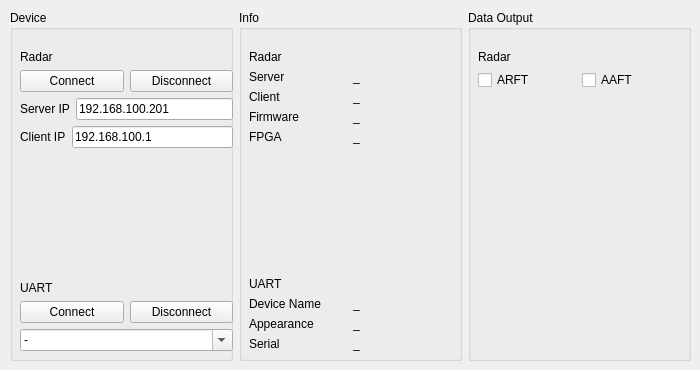
       <widget class="QWidget" name="communication">
        <property name="sizePolicy">
         <sizepolicy hsizetype="Preferred" vsizetype="Preferred">
          <horstretch>0</horstretch>
          <verstretch>0</verstretch>
         </sizepolicy>
        </property>
        <attribute name="title">
         <string>Communication</string>
        </attribute>
        <widget class="QWidget" name="horizontalLayoutWidget">
         <property name="geometry">
          <rect>
           <x>10</x>
           <y>10</y>
           <width>681</width>
           <height>351</height>
          </rect>
         </property>
         <layout class="QHBoxLayout" name="horizontalLayout_2">
          <item>
           <widget class="QGroupBox" name="groupBox">
            <property name="title">
             <string>Device</string>
            </property>
            <widget class="QWidget" name="verticalLayoutWidget_6">
             <property name="geometry">
              <rect>
               <x>10</x>
               <y>40</y>
               <width>213</width>
               <height>301</height>
              </rect>
             </property>
             <layout class="QVBoxLayout" name="verticalLayout">
              <item>
               <layout class="QHBoxLayout" name="horizontalLayout_16">
                <item>
                 <widget class="QLabel" name="lb_device_radar_0">
                  <property name="text">
                   <string>Radar</string>
                  </property>
                 </widget>
                </item>
               </layout>
              </item>
              <item>
               <layout class="QHBoxLayout" name="horizontalLayout">
                <item>
                 <widget class="QPushButton" name="btn_radar_connect_1">
                  <property name="text">
                   <string>Connect</string>
                  </property>
                 </widget>
                </item>
                <item>
                 <widget class="QPushButton" name="btn_radar_disconnect_1">
                  <property name="text">
                   <string>Disconnect</string>
                  </property>
                 </widget>
                </item>
               </layout>
              </item>
              <item>
               <layout class="QHBoxLayout" name="horizontalLayout_24">
                <item>
                 <widget class="QLabel" name="lb_radar_ip_udp_0">
                  <property name="text">
                   <string>Server IP</string>
                  </property>
                 </widget>
                </item>
                <item>
                 <widget class="QLineEdit" name="lb_radar_ip_udp_1">
                  <property name="text">
                   <string>192.168.100.201</string>
                  </property>
                 </widget>
                </item>
               </layout>
              </item>
              <item>
               <layout class="QHBoxLayout" name="horizontalLayout_41">
                <item>
                 <widget class="QLabel" name="lb_radar_ip_tcp_0">
                  <property name="text">
                   <string>Client IP</string>
                  </property>
                 </widget>
                </item>
                <item>
                 <widget class="QLineEdit" name="lb_radar_ip_tcp_1">
                  <property name="text">
                   <string>192.168.100.1</string>
                  </property>
                 </widget>
                </item>
               </layout>
              </item>
              <item>
               <spacer name="verticalSpacer_8">
                <property name="orientation">
                 <enum>Qt::Vertical</enum>
                </property>
                <property name="sizeHint" stdset="0">
                 <size>
                  <width>20</width>
                  <height>40</height>
                 </size>
                </property>
               </spacer>
              </item>
              <item>
               <layout class="QHBoxLayout" name="horizontalLayout_23">
                <item>
                 <widget class="QLabel" name="lb_device_chest_strap_0">
                  <property name="text">
                   <string>UART</string>
                  </property>
                  <property name="margin">
                   <number>0</number>
                  </property>
                  <property name="indent">
                   <number>-1</number>
                  </property>
                 </widget>
                </item>
               </layout>
              </item>
              <item>
               <layout class="QHBoxLayout" name="horizontalLayout_9">
                <item>
                 <widget class="QPushButton" name="btn_device_uart_connect_1">
                  <property name="text">
                   <string>Connect</string>
                  </property>
                 </widget>
                </item>
                <item>
                 <widget class="QPushButton" name="btn_device_uart_disconnect_1">
                  <property name="text">
                   <string>Disconnect</string>
                  </property>
                 </widget>
                </item>
               </layout>
              </item>
              <item>
               <widget class="QComboBox" name="cbb_device_uart_settings_1">
                <property name="editable">
                 <bool>true</bool>
                </property>
                <property name="currentText">
                 <string>-</string>
                </property>
                <property name="currentIndex">
                 <number>0</number>
                </property>
                <property name="maxCount">
                 <number>2147483647</number>
                </property>
                <item>
                 <property name="text">
                  <string>-</string>
                 </property>
                </item>
               </widget>
              </item>
             </layout>
            </widget>
           </widget>
          </item>
          <item>
           <widget class="QGroupBox" name="groupBox_2">
            <property name="title">
             <string>Info</string>
            </property>
            <widget class="QWidget" name="verticalLayoutWidget_7">
             <property name="geometry">
              <rect>
               <x>10</x>
               <y>40</y>
               <width>201</width>
               <height>301</height>
              </rect>
             </property>
             <layout class="QVBoxLayout" name="verticalLayout_7">
              <item>
               <layout class="QHBoxLayout" name="horizontalLayout_51">
                <item>
                 <widget class="QLabel" name="lb_info_radar_0">
                  <property name="text">
                   <string>Radar</string>
                  </property>
                 </widget>
                </item>
               </layout>
              </item>
              <item>
               <layout class="QHBoxLayout" name="horizontalLayout_39">
                <item>
                 <widget class="QLabel" name="lb_info_radar_server_0">
                  <property name="text">
                   <string>Server</string>
                  </property>
                 </widget>
                </item>
                <item>
                 <widget class="QLabel" name="lb_info_radar_server_1">
                  <property name="text">
                   <string>_</string>
                  </property>
                 </widget>
                </item>
               </layout>
              </item>
              <item>
               <layout class="QHBoxLayout" name="horizontalLayout_40">
                <item>
                 <widget class="QLabel" name="lb_info_radar_client_0">
                  <property name="text">
                   <string>Client</string>
                  </property>
                 </widget>
                </item>
                <item>
                 <widget class="QLabel" name="lb_info_radar_client_1">
                  <property name="text">
                   <string>_</string>
                  </property>
                 </widget>
                </item>
               </layout>
              </item>
              <item>
               <layout class="QHBoxLayout" name="horizontalLayout_19">
                <item>
                 <widget class="QLabel" name="lb_info_radar_firmware_0">
                  <property name="text">
                   <string>Firmware</string>
                  </property>
                 </widget>
                </item>
                <item>
                 <widget class="QLabel" name="lb_info_radar_firmware_1">
                  <property name="text">
                   <string>_</string>
                  </property>
                 </widget>
                </item>
               </layout>
              </item>
              <item>
               <layout class="QHBoxLayout" name="horizontalLayout_20">
                <item>
                 <widget class="QLabel" name="lb_info_radar_fpga_0">
                  <property name="text">
                   <string>FPGA</string>
                  </property>
                 </widget>
                </item>
                <item>
                 <widget class="QLabel" name="lb_info_radar_fpga_1">
                  <property name="text">
                   <string>_</string>
                  </property>
                 </widget>
                </item>
               </layout>
              </item>
              <item>
               <spacer name="verticalSpacer_17">
                <property name="orientation">
                 <enum>Qt::Vertical</enum>
                </property>
                <property name="sizeHint" stdset="0">
                 <size>
                  <width>20</width>
                  <height>40</height>
                 </size>
                </property>
               </spacer>
              </item>
              <item>
               <layout class="QHBoxLayout" name="horizontalLayout_54">
                <item>
                 <widget class="QLabel" name="lb_info_chest_strap_0">
                  <property name="text">
                   <string>UART</string>
                  </property>
                 </widget>
                </item>
               </layout>
              </item>
              <item>
               <layout class="QHBoxLayout" name="horizontalLayout_58">
                <item>
                 <widget class="QLabel" name="lb_info_chest_strap_manufacturer_0">
                  <property name="text">
                   <string>Device Name</string>
                  </property>
                 </widget>
                </item>
                <item>
                 <widget class="QLabel" name="lb_info_polar_manufacturer_1">
                  <property name="text">
                   <string>_</string>
                  </property>
                 </widget>
                </item>
               </layout>
              </item>
              <item>
               <layout class="QHBoxLayout" name="horizontalLayout_53">
                <item>
                 <widget class="QLabel" name="lb_info_chest_strap_model_0">
                  <property name="text">
                   <string>Appearance</string>
                  </property>
                 </widget>
                </item>
                <item>
                 <widget class="QLabel" name="lb_info_polar_model_1">
                  <property name="text">
                   <string>_</string>
                  </property>
                 </widget>
                </item>
               </layout>
              </item>
              <item>
               <layout class="QHBoxLayout" name="horizontalLayout_57">
                <item>
                 <widget class="QLabel" name="lb_info_chest_strap_serial_0">
                  <property name="text">
                   <string>Serial</string>
                  </property>
                 </widget>
                </item>
                <item>
                 <widget class="QLabel" name="lb_info_polar_serial_1">
                  <property name="text">
                   <string>_</string>
                  </property>
                 </widget>
                </item>
               </layout>
              </item>
             </layout>
            </widget>
           </widget>
          </item>
          <item>
           <widget class="QGroupBox" name="groupBox_3">
            <property name="title">
             <string>Data Output</string>
            </property>
            <widget class="QWidget" name="verticalLayoutWidget_8">
             <property name="geometry">
              <rect>
               <x>10</x>
               <y>40</y>
               <width>201</width>
               <height>301</height>
              </rect>
             </property>
             <layout class="QVBoxLayout" name="verticalLayout_8">
              <item>
               <layout class="QHBoxLayout" name="horizontalLayout_21">
                <item>
                 <widget class="QLabel" name="lb_data_radar_0">
                  <property name="text">
                   <string>Radar</string>
                  </property>
                 </widget>
                </item>
               </layout>
              </item>
              <item>
               <layout class="QHBoxLayout" name="horizontalLayout_22">
                <item>
                 <widget class="QCheckBox" name="cb_data_arft_1">
                  <property name="text">
                   <string>ARFT</string>
                  </property>
                 </widget>
                </item>
                <item>
                 <widget class="QCheckBox" name="cb_data_aaft_1">
                  <property name="text">
                   <string>AAFT</string>
                  </property>
                 </widget>
                </item>
               </layout>
              </item>
              <item>
               <spacer name="verticalSpacer_16">
                <property name="orientation">
                 <enum>Qt::Vertical</enum>
                </property>
                <property name="sizeHint" stdset="0">
                 <size>
                  <width>20</width>
                  <height>40</height>
                 </size>
                </property>
               </spacer>
              </item>
             </layout>
            </widget>
           </widget>
          </item>
         </layout>
        </widget>
       </widget>
